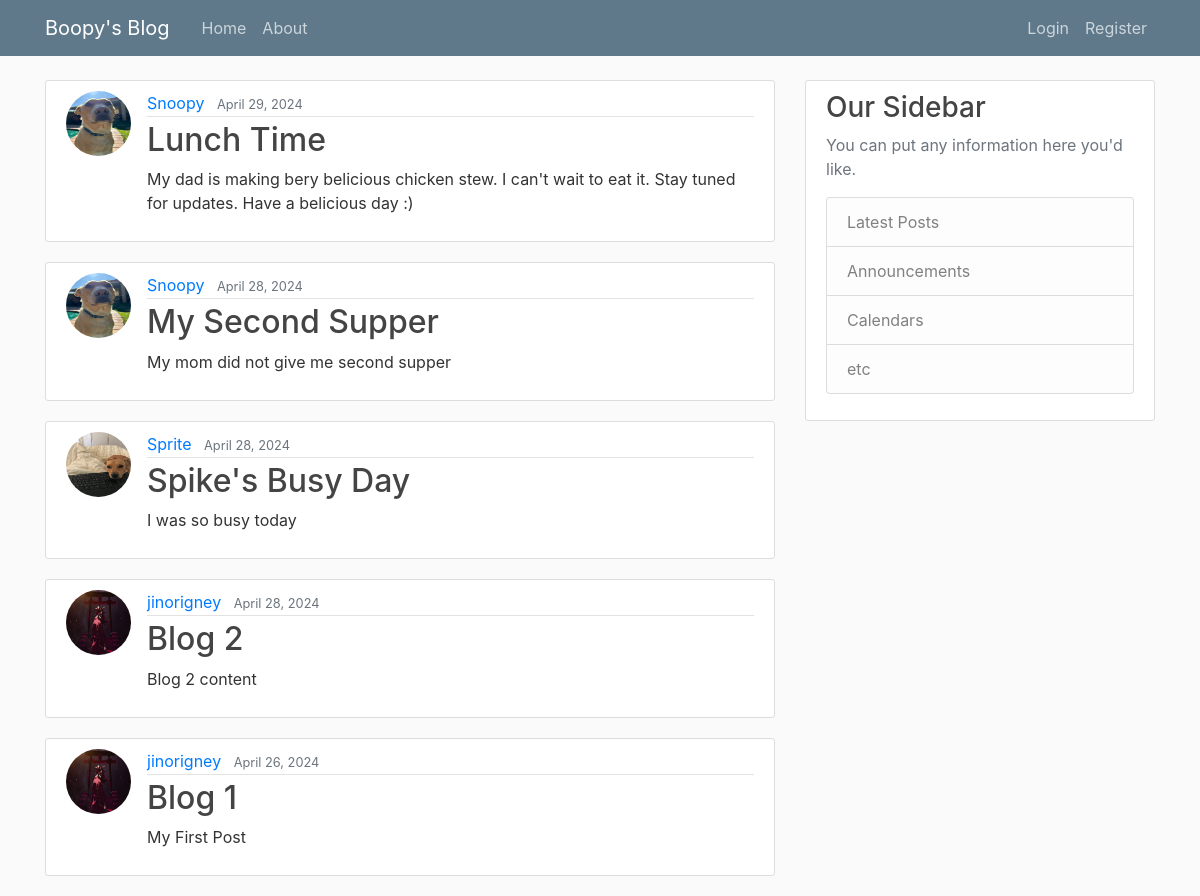
The page / on the database its author committed.
### blog/models.py (models this page shows, shortened)
class Post(models.Model):
    title = models.CharField(max_length=100)
    content = models.TextField()
    date_posted = models.DateTimeField(default=timezone.now)
    author = models.ForeignKey(
        User, on_delete=models.CASCADE
    )  # This makes sure that when a user is deleted then their posts are also delted but if a post is deleted then the user still remains

### users/models.py (models this page shows)
class Profile(models.Model):
    user = models.OneToOneField(User, on_delete=models.CASCADE)
    image = models.ImageField(
        default="default.jpg", upload_to="profile_pics"
    )  # default is a default image that will apply to all users that register, upload_to is the directory the pictures are saved

### blog/views.py (the view)
# urls.py: path("", PostListView.as_view(), name="blog-home"),
class PostListView(ListView):
    model = Post
    template_name = "blog/home.html"
    context_object_name = "posts"
    ordering = ["-date_posted"]

### blog/templates/blog/home.html
{% extends "blog/base.html" %} {% block content %}
{% for post in posts %}
<article class="media content-section">
  <img
    class="rounded-circle article-img"
    src="{{ post.author.profile.image.url }}"
  />
  <div class="media-body">
    <div class="article-metadata">
      <a class="mr-2" href="#">{{ post.author }}</a>
      <small class="text-muted">{{ post.date_posted|date:"F d, Y" }}</small>
    </div>
    <h2>
      <a class="article-title" href="{% url 'post-detail' post.id %}"
        >{{ post.title }}</a
      >
    </h2>
    <p class="article-content">{{ post.content }}</p>
  </div>
</article>
{% endfor %} {% endblock content %}

### blog/templates/blog/base.html (shortened to what this page needs)
{% load static %}
<!DOCTYPE html>
<html lang="en">
  <head>
    <link
      rel="stylesheet"
      href="https://cdn.jsdelivr.net/npm/bootstrap@4.0.0/dist/css/bootstrap.min.css"
    />
    <link rel="stylesheet" type="text/css" href="{% static 'blog/main.css' %}"/>
  </head>
  <body>
    <header class="site-header">
  <nav class="navbar navbar-expand-md navbar-dark bg-steel fixed-top">
    <div class="container">
      <a class="navbar-brand mr-4" href="{% url 'blog-home' %}">Boopy's Blog</a>
      <div class="collapse navbar-collapse" id="navbarToggle">
        <div class="navbar-nav mr-auto">
          <a class="nav-item nav-link" href="{% url 'blog-home' %}">Home</a>
          <a class="nav-item nav-link" href="{% url 'blog-about' %}">About</a>
        </div>
        <div class="navbar-nav">
            {% if user.is_authenticated  %}
            <a class="nav-item nav-link" href="{% url 'post-create' %}">New Post</a>
            <a class="nav-item nav-link" href="{% url 'profile' %}">Profile</a>
            <a class="nav-item nav-link" href="{% url 'logout' %}">Logout</a>
            {% else %}
          <a class="nav-item nav-link" href="{% url 'login' %}">Login</a>
          <a class="nav-item nav-link" href="{% url 'register' %}">Register</a>
          {% endif %}
        </div>
      </div>
    </div>
  </nav>
</header>
    <main role="main" class="container">
        <div class="row">
          <div class="col-md-8">
            {% block content %}{% endblock %}
          </div>
          <div class="col-md-4">
            <div class="content-section">
              <h3>Our Sidebar</h3>
              <p class='text-muted'>You can put any information here you'd like.
                <ul class="list-group">
                  <li class="list-group-item list-group-item-light">Latest Posts</li>
                  <li class="list-group-item list-group-item-light">Announcements</li>
                  <li class="list-group-item list-group-item-light">Calendars</li>
                  <li class="list-group-item list-group-item-light">etc</li>
                </ul>
              </p>
            </div>
          </div>
        </div>
      </main>
  </body>
</html>

### blog/static/blog/main.css (style rules this page uses)
body { background: #fafafa; color: #333333; margin-top: 5rem; }
h1, h2, h3, h4, h5, h6 { color: #444444; }
ul { margin: 0; }
.bg-steel { background-color: #5f788a; }
.site-header .navbar-nav .nav-link { color: #cbd5db; }
.content-section { background: #ffffff; padding: 10px 20px; border: 1px solid #dddddd; border-radius: 3px; margin-bottom: 20px; }
.article-title { color: #444444; }
.article-content { white-space: pre-line; }
.article-img { height: 65px; width: 65px; margin-right: 16px; }
.article-metadata { padding-bottom: 1px; margin-bottom: 4px; border-bottom: 1px solid #e3e3e3; }

### rows shown on the page
Post: author.profile.image (picture), author "Snoopy", date_posted "April 29, 2024", title "Lunch Time", content "My dad is making bery belicious chicken stew. I can't wait to eat it. Stay tuned for updates. Have a belicious day :)"
Post: author.profile.image (picture), author "Snoopy", date_posted "April 28, 2024", title "My Second Supper", content "My mom did not give me second supper"
Post: author.profile.image (picture), author "Sprite", date_posted "April 28, 2024", title "Spike's Busy Day", content "I was so busy today"
Post: author.profile.image (picture), author "jinorigney", date_posted "April 28, 2024", title "Blog 2", content "Blog 2 content"
Post: author.profile.image (picture), author "jinorigney", date_posted "April 26, 2024", title "Blog 1", content "My First Post"
